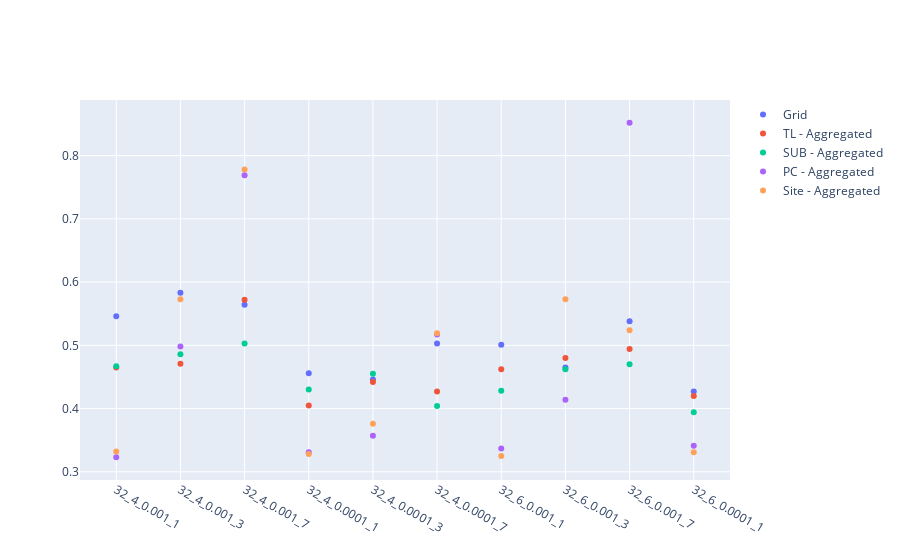

The cell this chart's notebook holds for it:
### Code cell
fig = go.Figure()

for col in cnn_iter_results.columns[1:]:
    fig.add_trace(go.Scatter(x= cnn_iter_results['Unnamed: 0'], y=cnn_iter_results[col],  mode='markers', name=col))
    
fig.show()

### Figure 1 — Plotly figure (JSON) as saved in the notebook; plotly's stock layout.template omitted (floating-point values rounded to 4 significant figures)
{"data": [{"mode": "markers", "name": "Grid", "type": "scatter", "x": ["32_4_0.001_1", "32_4_0.001_3", "32_4_0.001_7", "32_4_0.0001_1", "32_4_0.0001_3", "32_4_0.0001_7", "32_6_0.001_1", "32_6_0.001_3", "32_6_0.001_7", "32_6_0.0001_1"], "y": [0.546, 0.583, 0.564, 0.456, 0.446, 0.503, 0.501, 0.465, 0.538, 0.427]}, {"mode": "markers", "name": "TL - Aggregated", "type": "scatter", "x": ["32_4_0.001_1", "32_4_0.001_3", "32_4_0.001_7", "32_4_0.0001_1", "32_4_0.0001_3", "32_4_0.0001_7", "32_6_0.001_1", "32_6_0.001_3", "32_6_0.001_7", "32_6_0.0001_1"], "y": [0.465, 0.471, 0.572, 0.405, 0.442, 0.427, 0.462, 0.48, 0.494, 0.42]}, {"mode": "markers", "name": "SUB - Aggregated", "type": "scatter", "x": ["32_4_0.001_1", "32_4_0.001_3", "32_4_0.001_7", "32_4_0.0001_1", "32_4_0.0001_3", "32_4_0.0001_7", "32_6_0.001_1", "32_6_0.001_3", "32_6_0.001_7", "32_6_0.0001_1"], "y": [0.467, 0.486, 0.503, 0.43, 0.455, 0.404, 0.428, 0.462, 0.47, 0.394]}, {"mode": "markers", "name": "PC - Aggregated", "type": "scatter", "x": ["32_4_0.001_1", "32_4_0.001_3", "32_4_0.001_7", "32_4_0.0001_1", "32_4_0.0001_3", "32_4_0.0001_7", "32_6_0.001_1", "32_6_0.001_3", "32_6_0.001_7", "32_6_0.0001_1"], "y": [0.323, 0.498, 0.769, 0.331, 0.357, 0.517, 0.337, 0.414, 0.852, 0.341]}, {"mode": "markers", "name": "Site - Aggregated", "type": "scatter", "x": ["32_4_0.001_1", "32_4_0.001_3", "32_4_0.001_7", "32_4_0.0001_1", "32_4_0.0001_3", "32_4_0.0001_7", "32_6_0.001_1", "32_6_0.001_3", "32_6_0.001_7", "32_6_0.0001_1"], "y": [0.332, 0.573, 0.778, 0.328, 0.376, 0.519, 0.325, 0.573, 0.524, 0.331]}], "layout": {}}
